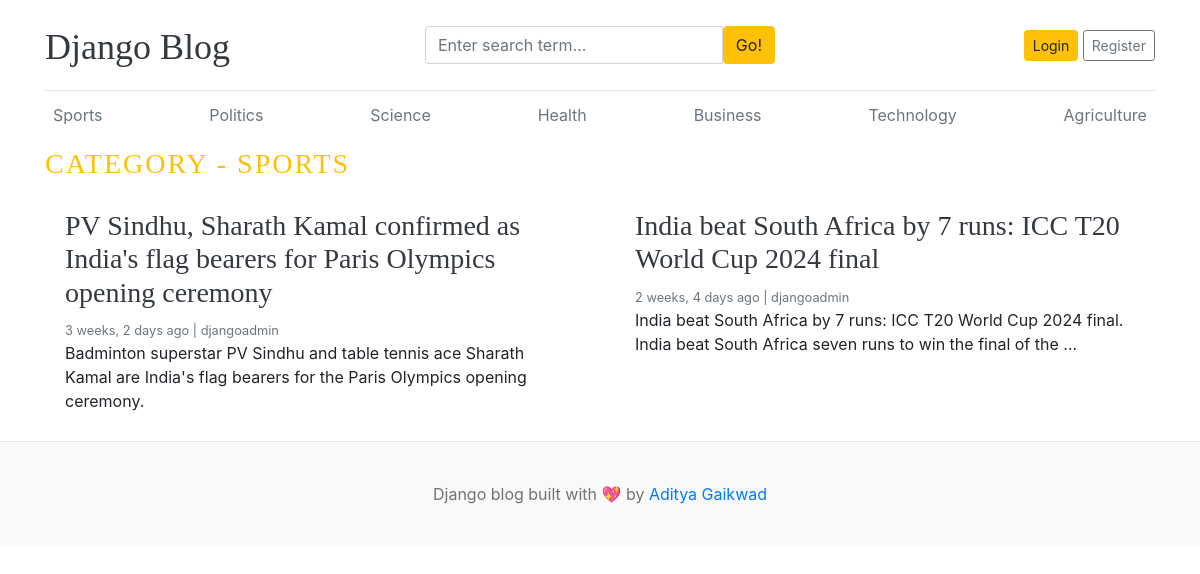
Page /category/1/ on the committed database.
### blogs/models.py (models this page shows, shortened)
class Category(models.Model):
    category_name = models.CharField(max_length=50, unique=True)
    created_at = models.DateTimeField(auto_now_add=True)
    updated_at = models.DateTimeField(auto_now=True)
    class Meta:
        verbose_name_plural = 'categories'
    def __str__(self): # string representation of particular model
        return self.category_name

class Blog(models.Model):
    title = models.CharField(max_length=150)
    slug = models.SlugField(max_length=150, unique=True, blank=True)
    category = models.ForeignKey(Category, on_delete=models.CASCADE)
    author = models.ForeignKey(User, on_delete=models.CASCADE)
    featured_image = models.ImageField(upload_to='uploads/%Y/%m/%d')
    short_description = models.TextField(max_length=500)
    blog_body = models.TextField(max_length=2000)
    status = models.CharField(max_length=20, choices=STATUS_CHOICES, default="Draft")
    is_featured = models.BooleanField(default=False)
    created_at = models.DateTimeField(auto_now_add=True)
    updated_at = models.DateTimeField(auto_now=True)

### blogs/views.py (the view)
# urls.py: path('<int:category_id>/', views.posts_by_category, name='posts_by_category'),
def posts_by_category(request, category_id):
    posts = Blog.objects.filter(status='Published', category = category_id)
    category = get_object_or_404(Category, pk = category_id)
    context = {
        'posts': posts,
        'category': category,
    }
    return render(request, 'posts_by_category.html', context)

### blogs/context_processors.py (called while the page is built)
def get_categories(request):
    categories = Category.objects.all()
    return dict(categories=categories)

def get_social_links(request):
    social_links = SocialLink.objects.all()
    return dict(social_links=social_links)

### templates/posts_by_category.html
{% extends "base.html" %}
{% block content %}
    <h3 class="text-uppercase text-warning" style="letter-spacing: 2px;">Category - {{ category}}</h3>
    <div class="row mb-2">
      {% if posts %}
      {% for post in posts %}
      <div class="col-md-6">
        <div class="card border-0" >
          <div class="card-body">
            <h3><a href="{% url 'blogs' post.slug %}" class = "text-dark">{{ post.title }}</a></h3>
            <small class="mb-1 text-muted">{{ post.created_at | timesince }} ago | {{ post.author }}</small>
            <p class="card-text">{{ post.short_description | truncatewords:25 }}</p>
          </div>
        </div>
      </div>
      {% endfor %}
      {% else %}
      <p>No posts found</p>
      {% endif %}
    </div>
  </div>
{% endblock %}

### templates/base.html (shortened to what this page needs)
{% load static %}
<!DOCTYPE html>
<html lang="en">
<head>
    <link href="https://getbootstrap.com/docs/4.0/dist/css/bootstrap.min.css" rel="stylesheet">
    <link href="{% static 'css/blog.css' %}" rel="stylesheet">
    <link rel="stylesheet" href="https://cdnjs.cloudflare.com/ajax/libs/font-awesome/4.7.0/css/font-awesome.min.css">
  </head>
<body>
    <div class="container">
      <header class="blog-header py-3">
        <div class="row flex-nowrap justify-content-between align-items-center">
          <div class="col-4 pt-1">
            <a class="blog-header-logo text-dark" href="/">Django Blog</a>
          </div>
          <div class="col-4">
            <form action="{% url 'search'%}">
              <div class="input-group">
                <input class="form-control" type="text" name="keyword" value="{{ keyword }}" placeholder="Enter search term..." aria-label="Enter search term..." aria-describedby="button-search" />
                <button class="btn btn-warning" id="button-search" type="submit">Go!</button>
              </div>
            </form>
          </div>
          <div class="col-4 d-flex justify-content-end align-items-center">
            {% if not user.is_authenticated %}
            <a class="btn btn-sm btn-warning" href="{% url 'login' %}">Login</a> &nbsp;
            <a class="btn btn-sm btn-outline-secondary" href="{% url 'register'%}">Register</a>
            {% else %}
            <span><a href="{% url 'dashboard' %}">Dashboard</a></span>
            &emsp;
            <span><a href="{% url 'logout' %}">Logout</a></span>
            {% endif %}
          </div>
        </div>
      </header>
      <div class="nav-scroller py-1 mb-2">
        <nav class="nav d-flex justify-content-between">
          {% for cat in categories %}
          <a class="p-2 text-muted" href="{% url 'posts_by_category' cat.id %}">{{ cat.category_name }}</a>
          {% endfor %}
        </nav>
      </div>
{% block content %}
{% endblock %}
<footer class="blog-footer">
    <p>Django blog built with 💖 by <a href="#">Aditya Gaikwad</a></p>
  </footer>
  </body>
  </html>

### blog_main/static/css/blog.css (style rules this page uses)
.blog-header { border-bottom: 1px solid #e5e5e5; }
.blog-header-logo { font-family: "Playfair Display", Georgia, "Times New Roman", serif; font-size: 2.25rem; }
h1, h2, h3, h4, h5, h6 { font-family: "Playfair Display", Georgia, "Times New Roman", serif; }
.blog-footer { padding: 2.5rem 0; color: #727272; text-align: center; background-color: #f9f9f9; border-top: .05rem solid #e5e5e5; }
.blog-footer p:last-child { margin-bottom: 0; }

### rows in the picture
Category: category_name "Sports", category_name "SPORTS"
Category: category_name "Politics"
Category: category_name "Science"
Category: category_name "Health"
Category: category_name "Business"
Category: category_name "Technology"
Category: category_name "Agriculture"
Blog: title "PV Sindhu, Sharath Kamal confirmed as India's flag bearers for Paris Olympics opening ceremony", created_at "3 weeks, 2 days", author "djangoadmin", short_description "Badminton superstar PV Sindhu and table tennis ace Sharath Kamal are India's flag bearers for the Paris Olympics opening ceremony."
Blog: title "India beat South Africa by 7 runs: ICC T20 World Cup 2024 final", created_at "2 weeks, 4 days", author "djangoadmin", short_description "India beat South Africa by 7 runs: ICC T20 World Cup 2024 final. India beat South Africa seven runs to win the final of the …"
